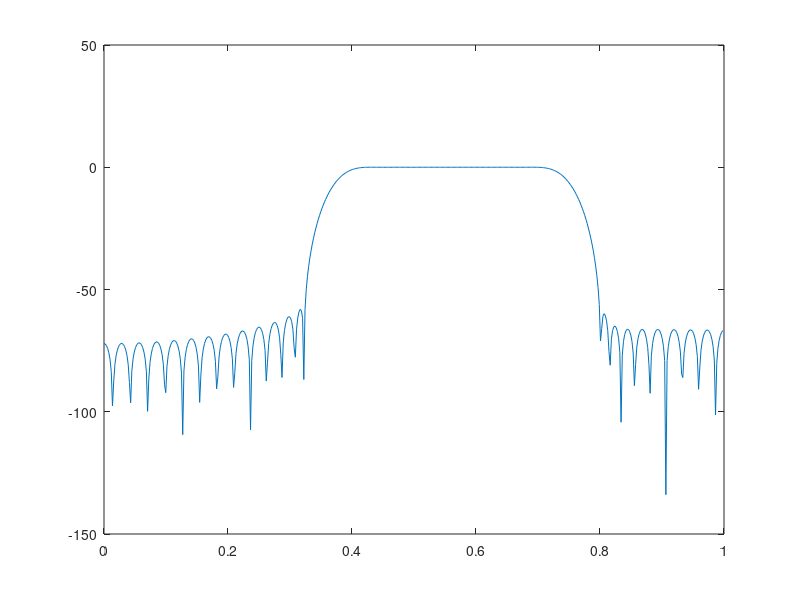

MATLAB code for this plot: (Note: this script raises an error after producing the figure.)
%%specification of the filter
fsamp = 4000;
fcuts = [600 900 1400 1600];
mags = [0 1 0];
devs = [0.001259 0.01372 0.001259];

%%Designing the Kaiser window
[n,Wn,beta,ftype] = kaiserord(fcuts,mags,devs,fsamp);
n = n + rem(n,2);
hh = fir1(n,Wn,ftype,kaiser(n+1,beta));

%%Magnitude response of the filter
[H,f] = freqz(hh,1);
plot(f/pi,20*log10(abs(H)))
ax = gca;
ax.YLim = [-150 20];
ax.XTick = 0:.25:1;
xlabel('Normalized Frequency (\times\pi rad/sample)')
ylabel('Magnitude (dB)')
